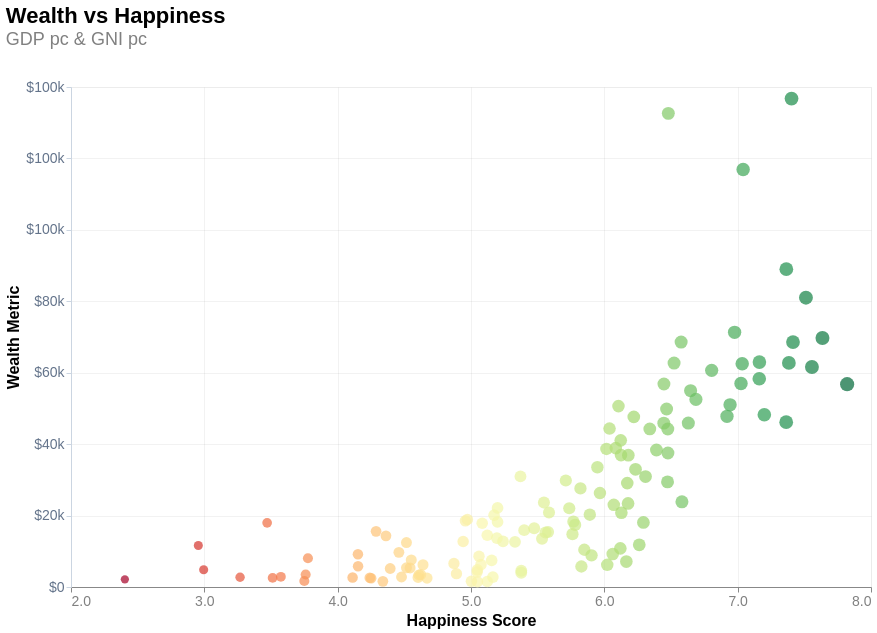

Here is the notebook cell this chart was saved with:
### Code cell
import altair as alt


hover = alt.selection_point(on='mouseover', nearest=True, fields=['Country'], empty=False)


# 1. Define the variables you want to switch between
column_options = ['GDP pc', 'GNI pc', 'HDI', 'HDICode', 'Life Expectancy', 'Wellbeing', 'Carbon Footprint', 'HPI score', 'SPI Score']

# 2. Create the dropdown menu
dropdown = alt.binding_select(
    options=column_options, 
    name='Choose Wealth Metric: '
)

# 3. Create the parameter that tracks the selection
# 'value' sets the default starting position
select_var = alt.selection_point(
    fields=['column'], 
    bind=dropdown, 
    value=[{'column': column_options[0]}],
    name='Selection',
    toggle=False
)

# 4. Build the chart
chart = alt.Chart(happy_spi_2021).transform_fold(
    column_options,           # "Fold" (melt) these columns
    as_=['column', 'value']   # into two new columns: 'column' (name) and 'value' (number)
).transform_filter(
    "datum.value > 0" # Removes any rows where the metric is missing/zero
).transform_filter(
    select_var              # Filter the data to show only the selected "column"
).mark_point(filled=True, size=100).encode(
    
        x=alt.X('Happiness Score:Q', 
            axis=alt.Axis(
                format='.1f', 
                tickCount=5, 
                labelFontSize=14,  
                titleFontSize=16   
                ),
            scale=alt.Scale(zero=False),
            ), 

        y=alt.Y('value:Q', 
            scale=alt.Scale(zero=False, padding=5),
            title="Wealth Metric",
            axis=alt.Axis(
                tickCount=5,
                labelFontSize=14,  
                titleFontSize=16,
                format='$.0s' , 
                titleAnchor='middle',
                domainColor='#CBD5E1',
                tickColor='#CBD5E1',
                labelColor='#64748B',
                tickSize=5,
                domainWidth=1
    ),
),
    # color='Happiness Score:Q',
    color=alt.Color('Happiness Score:Q', scale=alt.Scale(scheme='redyellowgreen'), legend=None),
    tooltip=[
        alt.Tooltip('Country:N'),
        alt.Tooltip('World region:N'),
        alt.Tooltip('Population:Q'),
        alt.Tooltip('Life Expectancy:Q'),
        alt.Tooltip('GDP pc:Q', format='$.3s', title='GDP pc.'),
        alt.Tooltip('GNI pc:Q', format='$.3s', title='GNI pc.'),
        alt.Tooltip('HDI:Q', title='HDI'),
        alt.Tooltip('HDICode:N', title='HDI Code'),
        alt.Tooltip('Wellbeing:Q', title='Wellbeing'),
        alt.Tooltip('Carbon Footprint:Q', title='Carbon Footprint'),
        alt.Tooltip('HPI score:Q', title='HPI Score'),
        alt.Tooltip('SPI Score:Q', title='SPI Score'),
        alt.Tooltip('Happiness Score:Q', format='.2f'),
    ],
    size=alt.condition(
        hover, 
        alt.value(400),
        alt.Size('Happiness Score:Q', 
        scale=alt.Scale(range=[10, 200]), 
        title='HDI',
        legend=alt.Legend(
            orient='none',          # 1. This is the "detach" command
            legendX=30,             # 2. X position (pixels from left)
            legendY=20,             # 3. Y position (pixels from top)
            fillColor='white',      # 4. Makes the box visible
            padding=10,
            cornerRadius=5,
            # strokeColor='gray',
            direction='vertical',
            labelAlign='center',
            # labelBaseline='top',
            labelOffset=20,
            titleOrient='top',    
            gradientLength=200    # Makes it a bit wider/readable
        )
    )
    )
).add_params(
    select_var
).properties(
    width=800,
    height=500,
    title={
        "text": "Wealth vs Happiness",
        "subtitle": ["GDP pc & GNI pc  "],
        "anchor": "start",
        "offset": 30,
    },
).configure_axis(
    gridColor= "gray",
    gridOpacity=0.1,
    labelColor='gray',
    titleColor='black'
).configure_title(
    fontSize=22,          # Main title size
    subtitleFontSize=18,  # Subtitle size
    subtitleColor='gray'
).add_params(
    hover  
).configure_view(
    strokeOpacity=0.2,
)

# chart.save('chart_spec.json')
chart

### Figure 1 — Vega-Lite specification as saved in the notebook (floating-point values rounded to 4 significant figures; data arrays with more than 128 entries replaced by an {"elided": "..."} marker saying what was removed)
{"config": {"view": {"continuousWidth": 300, "continuousHeight": 300, "strokeOpacity": 0.2}, "axis": {"gridColor": "gray", "gridOpacity": 0.1, "labelColor": "gray", "titleColor": "black"}, "title": {"fontSize": 22, "subtitleColor": "gray", "subtitleFontSize": 18}}, "data": {"name": "data-bb4d6a35fa6216b208928910dcb50d33"}, "mark": {"type": "point", "filled": true, "size": 100}, "encoding": {"color": {"field": "Happiness Score", "legend": null, "scale": {"scheme": "redyellowgreen"}, "type": "quantitative"}, "size": {"condition": {"param": "param_5c80a2512972df43", "empty": false, "value": 400}, "field": "Happiness Score", "legend": {"cornerRadius": 5, "direction": "vertical", "fillColor": "white", "gradientLength": 200, "labelAlign": "center", "labelOffset": 20, "legendX": 30, "legendY": 20, "orient": "none", "padding": 10, "titleOrient": "top"}, "scale": {"range": [10, 200]}, "title": "HDI", "type": "quantitative"}, "tooltip": [{"field": "Country", "type": "nominal"}, {"field": "World region", "type": "nominal"}, {"field": "Population", "type": "quantitative"}, {"field": "Life Expectancy", "type": "quantitative"}, {"field": "GDP pc", "format": "$.3s", "title": "GDP pc.", "type": "quantitative"}, {"field": "GNI pc", "format": "$.3s", "title": "GNI pc.", "type": "quantitative"}, {"field": "HDI", "title": "HDI", "type": "quantitative"}, {"field": "HDICode", "title": "HDI Code", "type": "nominal"}, {"field": "Wellbeing", "title": "Wellbeing", "type": "quantitative"}, {"field": "Carbon Footprint", "title": "Carbon Footprint", "type": "quantitative"}, {"field": "HPI score", "title": "HPI Score", "type": "quantitative"}, {"field": "SPI Score", "title": "SPI Score", "type": "quantitative"}, {"field": "Happiness Score", "format": ".2f", "type": "quantitative"}], "x": {"axis": {"format": ".1f", "labelFontSize": 14, "tickCount": 5, "titleFontSize": 16}, "field": "Happiness Score", "scale": {"zero": false}, "type": "quantitative"}, "y": {"axis": {"domainColor": "#CBD5E1", "domainWidth": 1, "format": "$.0s", "labelColor": "#64748B", "labelFontSize": 14, "tickColor": "#CBD5E1", "tickCount": 5, "tickSize": 5, "titleAnchor": "middle", "titleFontSize": 16}, "field": "value", "scale": {"padding": 5, "zero": false}, "title": "Wealth Metric", "type": "quantitative"}}, "height": 500, "params": [{"name": "Selection", "select": {"type": "point", "fields": ["column"], "toggle": false}, "bind": {"input": "select", "options": ["GDP pc", "GNI pc", "HDI", "HDICode", "Life Expectancy", "Wellbeing", "Carbon Footprint", "HPI score", "SPI Score"], "name": "Choose Wealth Metric: "}, "value": [{"column": "GDP pc"}]}, {"name": "param_5c80a2512972df43", "select": {"type": "point", "fields": ["Country"], "nearest": true, "on": "mouseover"}}], "title": {"text": "Wealth vs Happiness", "subtitle": ["GDP pc & GNI pc  "], "anchor": "start", "offset": 30}, "transform": [{"fold": ["GDP pc", "GNI pc", "HDI", "HDICode", "Life Expectancy", "Wellbeing", "Carbon Footprint", "HPI score", "SPI Score"], "as": ["column", "value"]}, {"filter": "datum.value > 0"}, {"filter": {"param": "Selection"}}], "width": 800, "$schema": "https://vega.github.io/schema/vega-lite/v6.1.0.json", "datasets": {"data-bb4d6a35fa6216b208928910dcb50d33": {"elided": "189 records"}}}
